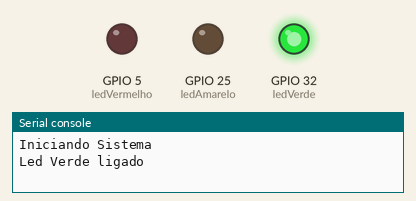
A program run on a simulated ESP32 board running MicroPython. Shown: output pins drawn as LEDs (lit = HIGH), the last lines printed to the serial console. Wiring (from the project's diagram.json): red LED on GPIO 5, orange LED on GPIO 25, green LED on GPIO 32.

Above: at 10.0 s.
At 20.2 s:
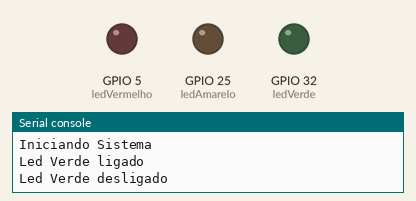
At 25.5 s:
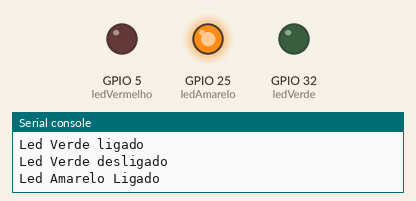
At 34.5 s:
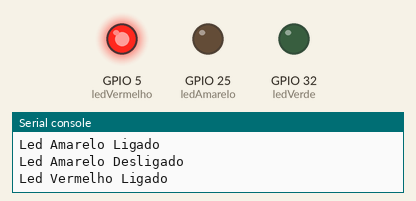
Timing chart, 0 to 50.1 s (numbered marks = the images above):
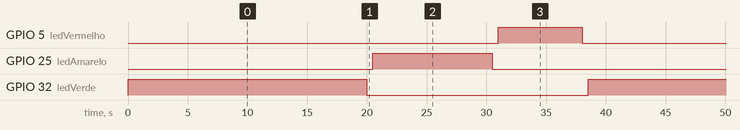

Measured:
- by itself, GPIO 5 (ledVermelho): alternates HIGH for 7.0 s and LOW for 31.5 s
- by itself, GPIO 25 (ledAmarelo): alternates HIGH for 10.0 s and LOW for 28.5 s
- by itself, GPIO 32 (ledVerde): alternates HIGH for 20.0 s and LOW for 18.5 s

The program:

main.py
```python
from machine import Pin

from utime import sleep

print("Iniciando Sistema")

ledVerde = Pin(32,Pin.OUT)
ledAmarelo = Pin(25,Pin.OUT)
ledVermelho = Pin(5,Pin.OUT)

while True:
    ledVerde.on()
    print("Led Verde ligado")
    sleep(20)
    ledVerde.off()
    print("Led Verde desligado")
    sleep(0.5)

    ledAmarelo.on()
    print("Led Amarelo Ligado")
    sleep(10)
    ledAmarelo.off()
    print("Led Amarelo Desligado")
    sleep(0.5)

    ledVermelho.on()
    print("Led Vermelho Ligado")
    sleep(7)
    ledVermelho.off()
    print("Led Vermelho Desligado")
    sleep(0.5)
```
